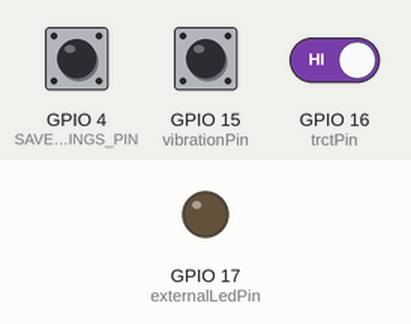
Bench run of a sketch on a simulated ESP32-S3. On the bench: output pins drawn as LEDs (lit = HIGH). The test bench sets the inputs (shaded band); at power-on: GPIO 16 (trctPin) HIGH, GPIO 4 (SAVE_SETTINGS_PIN) HIGH, GPIO 15 (vibrationPin) HIGH. WiFi joins after 1.5 s; servers stay silent unless stated; EEPROM starts erased; no MQTT or app messages arrive unless stated; what the sketch prints to the serial monitor is not drawn.

Above: at 2.7 s.
2.8 s: GPIO 16 (trctPin) driven LOW
At 3.4 s:
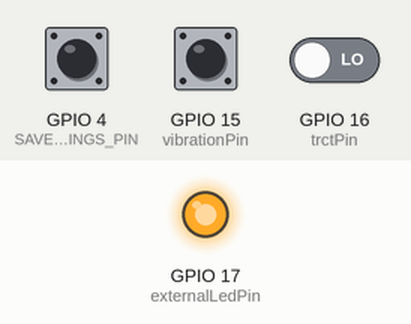
14.3 s: GPIO 16 (trctPin) driven HIGH
At 15.6 s:
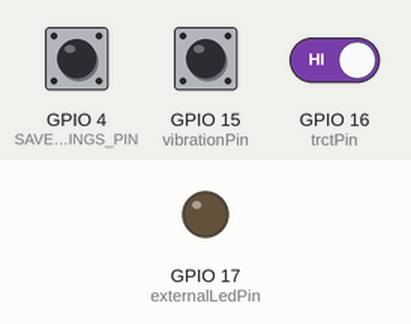
Timing chart, 0 to 16.8 s (numbered marks = the images above; inputs shaded):
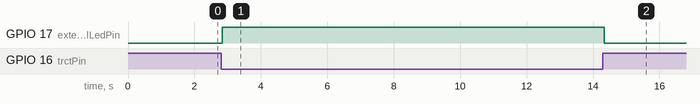

Measured:
- after the input at 2.8 s, GPIO 17 (externalLedPin): LOW → HIGH at once
- after the input at 14.3 s, GPIO 17 (externalLedPin): HIGH → LOW at once

The sketch:

HareketTitresim.ino
```cpp
#include <WiFi.h>
#include <WiFiClientSecure.h>
#include <PubSubClient.h>
#include <Preferences.h>
#include <esp_task_wdt.h> // Watchdog Timer kütüphanesi

// Preferences nesnesi
Preferences preferences;

// Wi-Fi Bilgileri
const char* ssid = "DenizUmut";
const char* password = "12345678";

// MQTT Broker Bilgileri (HiveMQ Cloud)
const char* mqtt_server = "4b74b290196b43e5ac538a4b3b907de2.s1.eu.hivemq.cloud";
const int mqtt_port = 8883;

// MQTT Kimlik Bilgileri için char dizileri (kaydedilen değerler buraya okunacak)
char defaultMqttUsername[] = "webuser";
char defaultMqttPassword[] = "n12345678N";

char currentMqttUsername[32];
char currentMqttPassword[32];

const char* mqtt_client_id = "ESP32S3Client_LightEarthquake";

// MQTT Konuları
const char* LIGHT_STATUS_TOPIC = "home/sensor/light_status";
const char* EARTHQUAKE_ALERT_TOPIC = "home/sensor/earthquake_alert";

// Sensör ve Harici LED Pinleri
const int trctPin = 16;
const int vibrationPin = 15;
const int externalLedPin = 17;

// Flash'a yazma tetikleyici pini (GPIO 4, bir butona veya jumper ile GND'ye bağlanacak)
const int SAVE_SETTINGS_PIN = 4;
const unsigned long SAVE_DELAY_MS = 3000; // Ayarları kaydetmek için butonu basılı tutma süresi (ms)

// Sensör Durumları ve Kontrol Değişkenleri
bool lightOn = false;
bool earthquakeAlert = false;
unsigned long lastVibrationTime = 0;
int vibrationCount = 0;
const int VIBRATION_THRESHOLD = 5;
const unsigned long VIBRATION_WINDOW = 500;

WiFiClientSecure espClient;
PubSubClient client(espClient);

// Watchdog Zamanlayıcı Tanımlaması
const int WATCHDOG_TIMEOUT_SEC = 10; // Saniye cinsinden zaman aşımı süresi (10 saniye)

// --- Wi-Fi Bağlantısı ---
void setup_wifi() {
  delay(10);
  Serial.println();
  Serial.print("Connecting to ");
  Serial.println(ssid);

  WiFi.begin(ssid, password);

  while (WiFi.status() != WL_CONNECTED) {
    delay(500);
    Serial.print(".");
    yield();
  }

  Serial.println("");
  Serial.println("WiFi connected");
  Serial.print("IP address: ");
  Serial.println(WiFi.localIP());
}

// --- MQTT Gelen Mesajlar ---
void callback(char* topic, byte* payload, unsigned int length) {
  Serial.print("Message arrived [");
  Serial.print(topic);
  Serial.print("] ");
  for (int i = 0; i < length; i++) {
    Serial.print((char)payload[i]);
  }
  Serial.println();
}

// --- MQTT Yeniden Bağlantı ---
void reconnect() {
  while (!client.connected()) {
    Serial.print("Attempting MQTT connection...");
    if (client.connect(mqtt_client_id, currentMqttUsername, currentMqttPassword)) {
      Serial.println("connected");
    } else {
      Serial.print("failed, rc=");
      Serial.print(client.state());
      Serial.println(" try again in 5 seconds");
      delay(5000);
    }
    yield();
  }
}

// --- MQTT Kimlik Bilgilerini Flash'a Kaydetme Fonksiyonu ---
void saveMqttCredentials() {
  preferences.begin("mqtt_creds", false);

  preferences.putString("username", defaultMqttUsername);
  preferences.putString("password", defaultMqttPassword);

  strncpy(currentMqttUsername, defaultMqttUsername, sizeof(currentMqttUsername) - 1);
  currentMqttUsername[sizeof(currentMqttUsername) - 1] = '\0';
  strncpy(currentMqttPassword, defaultMqttPassword, sizeof(currentMqttPassword) - 1);
  currentMqttPassword[sizeof(currentMqttPassword) - 1] = '\0';

  Serial.println("MQTT Kimlik Bilgileri Flash'a kaydedildi!");
  preferences.end();
}

void setup() {
  Serial.begin(115200);

  pinMode(trctPin, INPUT);
  pinMode(vibrationPin, INPUT);
  pinMode(externalLedPin, OUTPUT);
  digitalWrite(externalLedPin, LOW);

  pinMode(SAVE_SETTINGS_PIN, INPUT_PULLUP);

  // --- Watchdog Zamanlayıcıyı başlatma ---
  // esp_task_wdt_config_t yapısı ve init fonksiyonu güncellendi.
  // Ana döngünün çalıştığı çekirdek için watchdog etkinleştirilir.
  // Çekirdek 0 (APP_CPU) için `xPortGetCoreID()` kullanılabilir, veya doğrudan 0 yazılabilir.
  // CONFIG_FREERTOS_COREID_0 gibi makrolar bazen Arduino IDE'de doğrudan erişilebilir olmayabilir.

  esp_task_wdt_config_t wdt_config = {
    .timeout_ms = WATCHDOG_TIMEOUT_SEC * 1000,
    .idle_core_mask = (1 << 0), // Çekirdek 0'ı (APP_CPU) izle. xPortGetCoreID() de kullanılabilir.
    .trigger_panic = false
  };

  esp_task_wdt_init(&wdt_config);
  esp_task_wdt_add(NULL); // Mevcut görevi (loop) izle
  Serial.print("Watchdog Timer Started with "); Serial.print(WATCHDOG_TIMEOUT_SEC); Serial.println(" seconds timeout.");

  // --- Flash Bellek Preferences'ı başlatma ---
  preferences.begin("mqtt_creds", true);

  size_t usernameLen = preferences.getString("username").length();
  size_t passwordLen = preferences.getString("password").length();

  if (usernameLen == 0 || passwordLen == 0) {
    Serial.println("Flash'ta MQTT kimlik bilgileri bulunamadı veya boş. Varsayılanlar kullanılıyor.");
    strncpy(currentMqttUsername, defaultMqttUsername, sizeof(currentMqttUsername) - 1);
    currentMqttUsername[sizeof(currentMqttUsername) - 1] = '\0';
    strncpy(currentMqttPassword, defaultMqttPassword, sizeof(currentMqttPassword) - 1);
    currentMqttPassword[sizeof(currentMqttPassword) - 1] = '\0';
  } else {
    preferences.getString("username").toCharArray(currentMqttUsername, sizeof(currentMqttUsername));
    preferences.getString("password").toCharArray(currentMqttPassword, sizeof(currentMqttPassword));
    Serial.println("MQTT Kimlik Bilgileri Flash'tan yüklendi.");
  }
  preferences.end();

  Serial.print("Current MQTT Username: "); Serial.println(currentMqttUsername);
  Serial.print("Current MQTT Password: "); Serial.println(currentMqttPassword);

  setup_wifi();

  espClient.setInsecure();
  Serial.println("SSL/TLS Sertifika Doğrulaması Devre Dışı Bırakıldı (Güvenli Değildir!).");

  client.setServer(mqtt_server, mqtt_port);
  client.setCallback(callback);
}

void loop() {
  // Watchdog Zamanlayıcıyı her döngüde besle
  esp_task_wdt_reset();

  // Flash'a yazma işlemi için pin kontrolü
  static unsigned long buttonPressStartTime = 0;
  if (digitalRead(SAVE_SETTINGS_PIN) == LOW) {
    if (buttonPressStartTime == 0) {
      buttonPressStartTime = millis();
      Serial.println("Ayarları kaydetmek için butonu basılı tutun...");
    } else if (millis() - buttonPressStartTime >= SAVE_DELAY_MS) {
      saveMqttCredentials();
      buttonPressStartTime = 0;
      delay(500);
    }
  } else {
    buttonPressStartTime = 0;
  }

  if (!client.connected()) {
    reconnect();
  }
  client.loop();

  // --- TCRT5000 (Hareket Algılama) ---
  int trctState = digitalRead(trctPin);
  bool currentLightState = (trctState == LOW);

  if (currentLightState != lightOn) {
    lightOn = currentLightState;
    digitalWrite(externalLedPin, lightOn ? HIGH : LOW);

    String status = lightOn ? "on" : "off";
    client.publish(LIGHT_STATUS_TOPIC, status.c_str());
    Serial.print("Light Status Published: ");
    Serial.println(status);
  }

  // --- KY-027 (Deprem Uyarısı) ---
  int vibrationState = digitalRead(vibrationPin);

  if (vibrationState == LOW) {
    if (millis() - lastVibrationTime > 50) {
      vibrationCount++;
      lastVibrationTime = millis();
    }
  }

  if (millis() - lastVibrationTime > VIBRATION_WINDOW && vibrationCount > 0) {
      vibrationCount = 0;
  }

  if (vibrationCount >= VIBRATION_THRESHOLD && !earthquakeAlert) {
    earthquakeAlert = true;
    client.publish(EARTHQUAKE_ALERT_TOPIC, "ALERT");
    Serial.println("!!! DEPREM UYARISI YAYINLANDI !!!");
  } else if (vibrationCount < VIBRATION_THRESHOLD && earthquakeAlert) {
    earthquakeAlert = false;
    client.publish(EARTHQUAKE_ALERT_TOPIC, "CLEAR");
    Serial.println("Deprem Uyarısı Temizlendi.");
  }

  delay(50);
}
```
